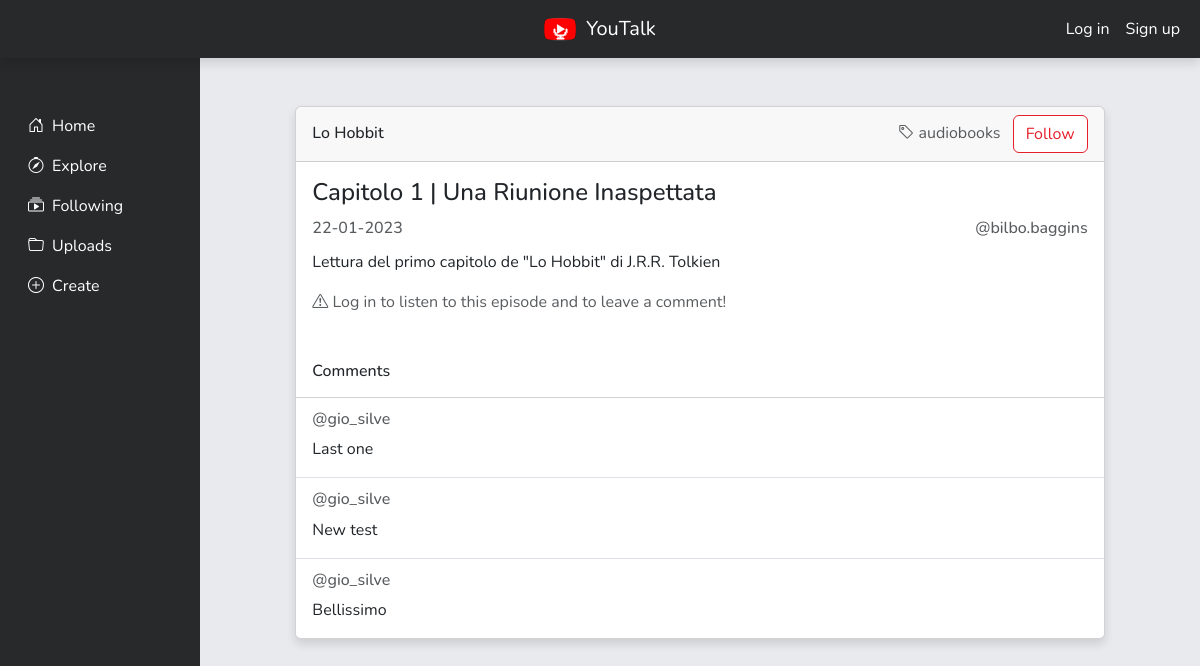
/episode/21, run on the app's committed database.
### tables this page shows
CREATE TABLE "series" (
	"series_id"	INTEGER NOT NULL,
	"title"	TEXT NOT NULL,
	"description"	TEXT NOT NULL,
	"category"	TEXT NOT NULL,
	"image"	TEXT NOT NULL UNIQUE,
	"username"	TEXT NOT NULL,
	PRIMARY KEY("series_id" AUTOINCREMENT)
);

CREATE TABLE "episodes" (
	"episode_id"	INTEGER NOT NULL,
	"title"	TEXT NOT NULL,
	"description"	TEXT NOT NULL,
	"date"	TEXT NOT NULL,
	"audiofile"	TEXT NOT NULL UNIQUE,
	"series_id"	INTEGER NOT NULL,
	PRIMARY KEY("episode_id" AUTOINCREMENT)
);

CREATE TABLE "comments" (
	"comment_id"	INTEGER NOT NULL,
	"text"	TEXT NOT NULL,
	"episode_id"	INTEGER NOT NULL,
	"series_id"	INTEGER NOT NULL,
	"username"	TEXT NOT NULL,
	PRIMARY KEY("comment_id" AUTOINCREMENT)
);

### app.py (the view, shortened to what this page needs)
@app.route("/episode/<episode_id>", methods=['GET', 'POST'])
def episode(episode_id):
    episode_in_db = dao.element_already_in_db("episodes", "episode_id", episode_id)
    if not episode_in_db:
        flash("This podcast episode does not exist!", "error")
        if "url" in session:
            return redirect(session["url"])
        return redirect(url_for("home"))
    session["url"] = request.path
    followed, comment_form, episode_form = False, False, False
    episode_series = dao.get_series_by_episode_id(episode_id)
    episode_comments = dao.get_comments_by_episode_id(episode_id)
    return render_template("episode.html", e=episode_in_db, s=episode_series, followed=followed, comment_form=comment_form, episode_form=episode_form, comments=episode_comments)

### dao.py (called while the page is built)
def element_already_in_db(table, column, value):
    conn = sqlite3.connect("db\youtalk.db")
    conn.row_factory = sqlite3.Row
    cursor = conn.cursor()
    query = f"SELECT * FROM {table} WHERE {column} = ?"
    cursor.execute(query, (value,))
    row = cursor.fetchone()
    cursor.close()
    conn.close()
    return row

def get_series_by_episode_id(episode_id):
    conn = sqlite3.connect("db\youtalk.db")
    conn.row_factory = sqlite3.Row
    cursor = conn.cursor()
    query = f"SELECT * FROM series WHERE series_id IN (SELECT series_id FROM episodes WHERE episode_id = ?)"
    cursor.execute(query, (episode_id,))
    row = cursor.fetchone()
    cursor.close()
    conn.close()
    return row

def get_comments_by_episode_id(episode_id):
    conn = sqlite3.connect("db\youtalk.db")
    conn.row_factory = sqlite3.Row
    cursor = conn.cursor()
    query = f"SELECT * FROM comments WHERE episode_id = ? ORDER BY comment_id DESC"
    cursor.execute(query, (episode_id,))
    comments = cursor.fetchall()
    cursor.close()
    conn.close()
    return comments

### templates/episode.html (shortened to what this page needs)
{% from 'bootstrap5/form.html' import render_field, render_form_row %}
{% extends "base.html" %}
{% block content %}
<section class="row justify-content-center py-5">
    <div class="col-sm-10">
        <div class="card">
            <div class="card-header d-flex justify-content-between">
                <h6 class="d-inline-flex align-items-center m-0">{{ s.title |e }}</h6>
                <span class="text-muted">
                    <a href="{{ url_for('explore', category=s.category) }}" class="tag-link"><i class="bi bi-tag"></i>&nbsp;{{ s.category }}</a>
                    {% if not current_user.username == s.username %}
                        <a href="{{ url_for('follow_series', series_id=s.series_id) }}" class="btn btn-primary ms-2">{% if followed %}Unfollow{% else %}Follow{% endif %}</a>
                    {% endif %}
                </span>
            </div>
            <div class="card-body pb-0">
                <div class="d-flex justify-content-between">
                    <h4 class="card-title m-0 pb-2">{{ e.title |e }}</h4>
                </div>
                <h6 class="card-subtitle text-muted d-flex justify-content-between m-0 py-1">
                    <span>{{ e.date }}</span>
                    <span>@{{ s.username |e }}</span>
                </h6>
                <p class="card-text pt-2">{{ e.description |e }}</p>
                {% if current_user.is_authenticated %}
                    <audio src="{{ url_for('static', filename='audiofiles/episodes/' + e.audiofile) |e }}" controls class="w-100"></audio>
                    <h6 class="card-subtitle m-0 pt-5 pb-3">Comments</h6>
                    <form class="row" method="POST" action="{{ url_for('episode', episode_id=e.episode_id) }}" id="add_comment_form">
                        {{ comment_form.hidden_tag() }}
                        <div class="col-10 col-sm-11">
                            {{ render_field(comment_form.text, form_type="inline") }}
                        </div>
                        <div class="col-2 col-sm-1 d-flex align-items-center mb-3 ps-0">
                            <button type="submit" class="btn border rounded" name="submit"  value="Send" id="sendCommentBtn"><i class="bi bi-send"></i></button>
                        </div>
                    </form>
                {% else %}
                    <span class="text-muted"><i class="bi bi-exclamation-triangle"></i>&nbsp;Log in to listen to this episode and to leave a comment!</span>
                    <h6 class="card-subtitle m-0 pt-5 pb-3">Comments</h6>
                {% endif %}
            </div>
              <ul class="list-group list-group-flush">
                {% for c in comments %}
                    <li class="list-group-item d-flex justify-content-between py-3">
                        <div>
                            <h6 class="card-subtitle text-muted">@{{ c.username |e }}</h6>
                            <p class="card-text pt-2">{{ c.text |e }}</p>
                        </div>
                    </li>
                {% endfor %}
              </ul>
        </div>
    </div>
</section>
{% endblock %}

### static/style.css (style rules this page uses)
body { height: 100vh; flex-direction: column; font-family: 'Nunito', sans-serif; }
.btn-primary { background-color: white; border-color: #e5202b; color: #e5202b; }
.card { box-shadow: 0 5px 10px rgb(0 0 0 / 12%); }
.tag-link { text-decoration: none; color: inherit; }

### data on the page
series: title "Lo Hobbit", category "audiobooks", username "bilbo.baggins"
episodes: title "Capitolo 1 | Una Riunione Inaspettata", date "22-01-2023", description "Lettura del primo capitolo de \"Lo Hobbit\" di J.R.R. Tolkien"
comments: username "gio_silve", text "Last one"
comments: username "gio_silve", text "New test"
comments: username "gio_silve", text "Bellissimo"
